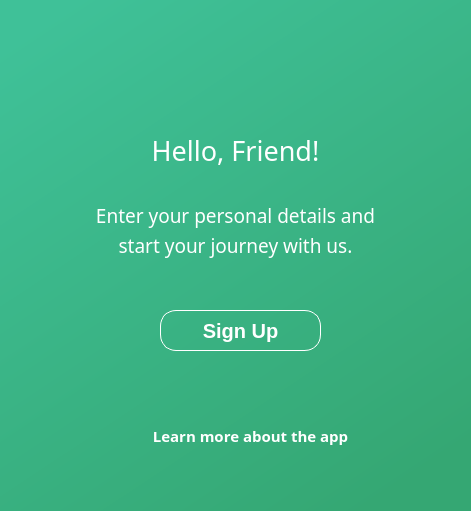
     <widget class="QFrame" name="frame_wel">
      <property name="geometry">
       <rect>
        <x>660</x>
        <y>650</y>
        <width>471</width>
        <height>511</height>
       </rect>
      </property>
      <property name="styleSheet">
       <string notr="true">background-color:qlineargradient(spread:pad, x1:0.159, y1:0, x2:0.773, y2:1, stop:0 rgba(63, 193, 152, 255), stop:1 rgba(53, 167, 115, 255));
border-top-right-radius: 30px;
border-bottom-right-radius: 30px;
</string>
      </property>
      <property name="frameShape">
       <enum>QFrame::StyledPanel</enum>
      </property>
      <property name="frameShadow">
       <enum>QFrame::Raised</enum>
      </property>
      <widget class="QLabel" name="label_wel">
       <property name="geometry">
        <rect>
         <x>10</x>
         <y>130</y>
         <width>451</width>
         <height>41</height>
        </rect>
       </property>
       <property name="font">
        <font>
         <family>CoreSansNSCW01-37CnLight</family>
         <pointsize>20</pointsize>
        </font>
       </property>
       <property name="styleSheet">
        <string notr="true">background:transparent;
color:white;</string>
       </property>
       <property name="text">
        <string>Hello, Friend!</string>
       </property>
       <property name="alignment">
        <set>Qt::AlignCenter</set>
       </property>
      </widget>
      <widget class="QLabel" name="label_com_2">
       <property name="geometry">
        <rect>
         <x>10</x>
         <y>200</y>
         <width>451</width>
         <height>31</height>
        </rect>
       </property>
       <property name="font">
        <font>
         <family>Nunito Sans</family>
        </font>
       </property>
       <property name="styleSheet">
        <string notr="true">background:none;
color:white;</string>
       </property>
       <property name="text">
        <string>&lt;html&gt;&lt;head/&gt;&lt;body&gt;&lt;p align=&quot;center&quot;&gt;&lt;span style=&quot; font-size:14pt; color:#ffffff;&quot;&gt;Enter your personal details and&lt;/span&gt;&lt;/p&gt;&lt;/body&gt;&lt;/html&gt;</string>
       </property>
      </widget>
      <widget class="QLabel" name="label_com_3">
       <property name="geometry">
        <rect>
         <x>10</x>
         <y>230</y>
         <width>451</width>
         <height>31</height>
        </rect>
       </property>
       <property name="font">
        <font>
         <family>Nunito Sans</family>
        </font>
       </property>
       <property name="styleSheet">
        <string notr="true">background:none;
color:white;
</string>
       </property>
       <property name="text">
        <string>&lt;html&gt;&lt;head/&gt;&lt;body&gt;&lt;p align=&quot;center&quot;&gt;&lt;span style=&quot; font-size:14pt; color:#ffffff;&quot;&gt;start your journey with us.&lt;/span&gt;&lt;/p&gt;&lt;/body&gt;&lt;/html&gt;</string>
       </property>
      </widget>
      <widget class="QPushButton" name="pushButton_reg">
       <property name="geometry">
        <rect>
         <x>160</x>
         <y>310</y>
         <width>161</width>
         <height>41</height>
        </rect>
       </property>
       <property name="font">
        <font>
         <family>MS Shell Dlg 2</family>
         <pointsize>-1</pointsize>
         <weight>75</weight>
         <italic>false</italic>
         <bold>true</bold>
        </font>
       </property>
       <property name="focusPolicy">
        <enum>Qt::NoFocus</enum>
       </property>
       <property name="styleSheet">
        <string notr="true">*{
	background:none;
	border: 1px solid white;
	font-size: 20px;
	color: white;
	border-radius: 16px;
}

QPushButton:hover{
	font-size: 18px;
}

</string>
       </property>
       <property name="text">
        <string>Sign Up</string>
       </property>
      </widget>
      <widget class="QPushButton" name="pushButton_about">
       <property name="geometry">
        <rect>
         <x>150</x>
         <y>420</y>
         <width>201</width>
         <height>31</height>
        </rect>
       </property>
       <property name="font">
        <font>
         <family>Nunito Sans ExtraBold</family>
         <pointsize>-1</pointsize>
         <weight>75</weight>
         <bold>true</bold>
        </font>
       </property>
       <property name="focusPolicy">
        <enum>Qt::NoFocus</enum>
       </property>
       <property name="styleSheet">
        <string notr="true">*{
background:none;
color:white;
font-size:15px;
}
:hover{
border-bottom: 1px solid white;
font-size:16px;
}</string>
       </property>
       <property name="text">
        <string>Learn more about the app</string>
       </property>
      </widget>
      <widget class="QFrame" name="frame_about">
       <property name="geometry">
        <rect>
         <x>0</x>
         <y>510</y>
         <width>471</width>
         <height>511</height>
        </rect>
       </property>
       <property name="styleSheet">
        <string notr="true">background: none;
border-top-right-radius: 30px;
border-bottom-right-radius: 30px;
</string>
       </property>
       <property name="frameShape">
        <enum>QFrame::StyledPanel</enum>
       </property>
       <property name="frameShadow">
        <enum>QFrame::Raised</enum>
       </property>
       <widget class="QLabel" name="label_51">
        <property name="geometry">
         <rect>
          <x>20</x>
          <y>265</y>
          <width>221</width>
          <height>31</height>
         </rect>
        </property>
        <property name="font">
         <font>
          <pointsize>7</pointsize>
          <weight>75</weight>
          <bold>true</bold>
         </font>
        </property>
        <property name="styleSheet">
         <string notr="true">color: rgb(255, 255, 255);
background: transparent;
border: 1px solid white;</string>
        </property>
        <property name="text">
         <string>What's This App Actually Do......</string>
        </property>
       </widget>
       <widget class="QLabel" name="label_17">
        <property name="geometry">
         <rect>
          <x>30</x>
          <y>74</y>
          <width>141</width>
          <height>21</height>
         </rect>
        </property>
        <property name="font">
         <font>
          <family>Times New Roman</family>
          <pointsize>16</pointsize>
          <weight>50</weight>
          <bold>false</bold>
         </font>
        </property>
        <property name="styleSheet">
         <string notr="true">background: transparent;
color: rgb(255, 255, 255);</string>
        </property>
        <property name="text">
         <string>FREELANCER</string>
        </property>
       </widget>
       <widget class="QLabel" name="label_19">
        <property name="geometry">
         <rect>
          <x>180</x>
          <y>72</y>
          <width>161</width>
          <height>21</height>
         </rect>
        </property>
        <property name="font">
         <font>
          <pointsize>16</pointsize>
          <weight>75</weight>
          <bold>true</bold>
         </font>
        </property>
        <property name="styleSheet">
         <string notr="true">background: transparent;
color: rgb(0, 0, 0);</string>
        </property>
        <property name="text">
         <string>MANAGEMENT</string>
        </property>
       </widget>
       <widget class="QLabel" name="label_52">
        <property name="geometry">
         <rect>
          <x>21</x>
          <y>180</y>
          <width>461</width>
          <height>71</height>
         </rect>
        </property>
        <property name="font">
         <font>
          <pointsize>9</pointsize>
          <weight>75</weight>
          <bold>true</bold>
         </font>
        </property>
        <property name="styleSheet">
         <string notr="true">color: rgb(255, 255, 255);
background: transparent;</string>
        </property>
        <property name="text">
         <string>Getting back to them, Giving them project's, getting feedback is
now in your hand! </string>
        </property>
       </widget>
       <widget class="Line" name="line_1">
        <property name="geometry">
         <rect>
          <x>0</x>
          <y>265</y>
          <width>471</width>
          <height>1</height>
         </rect>
        </property>
        <property name="styleSheet">
         <string notr="true">background:white;</string>
        </property>
        <property name="orientation">
         <enum>Qt::Horizontal</enum>
        </property>
       </widget>
       <widget class="QLabel" name="label_49">
        <property name="geometry">
         <rect>
          <x>130</x>
          <y>100</y>
          <width>281</width>
          <height>31</height>
         </rect>
        </property>
        <property name="font">
         <font>
          <pointsize>11</pointsize>
          <weight>50</weight>
          <bold>false</bold>
         </font>
        </property>
        <property name="styleSheet">
         <string notr="true">color: rgb(255, 255, 255);
background: transparent;</string>
        </property>
        <property name="text">
         <string>Manage Your Freelancer's In a Easy way.</string>
        </property>
       </widget>
       <widget class="QLabel" name="label_53">
        <property name="geometry">
         <rect>
          <x>21</x>
          <y>150</y>
          <width>221</width>
          <height>31</height>
         </rect>
        </property>
        <property name="font">
         <font>
          <pointsize>7</pointsize>
          <weight>75</weight>
          <bold>true</bold>
         </font>
        </property>
        <property name="styleSheet">
         <string notr="true">color: rgb(255, 255, 255);
background: transparent;
border: 1px solid white;</string>
        </property>
        <property name="text">
         <string>What's the purpose of this app......</string>
        </property>
       </widget>
       <widget class="Line" name="line_2">
        <property name="geometry">
         <rect>
          <x>0</x>
          <y>150</y>
          <width>471</width>
          <height>1</height>
         </rect>
        </property>
        <property name="styleSheet">
         <string notr="true">background:white;</string>
        </property>
        <property name="orientation">
         <enum>Qt::Horizontal</enum>
        </property>
       </widget>
       <widget class="QLabel" name="label_50">
        <property name="geometry">
         <rect>
          <x>21</x>
          <y>297</y>
          <width>461</width>
          <height>211</height>
         </rect>
        </property>
        <property name="font">
         <font>
          <pointsize>9</pointsize>
          <weight>75</weight>
          <bold>true</bold>
         </font>
        </property>
        <property name="styleSheet">
         <string notr="true">color: rgb(255, 255, 255);
background: transparent;</string>
        </property>
        <property name="text">
         <string>This app will help you to connect with your freelancer.You will be
able to give them projects and will also be able to feddback by
chatting and so on. It will help to navigate their activity.

You can know if they are available to get on a project also.
They can set their availablity from their profile. In any
conditional or unconditional they can connect
with admin via chatting.

You can also DELETE, ADD and MODIFY freelancer info.</string>
        </property>
       </widget>
       <widget class="QLabel" name="label_18">
        <property name="geometry">
         <rect>
          <x>340</x>
          <y>70</y>
          <width>51</width>
          <height>31</height>
         </rect>
        </property>
        <property name="font">
         <font>
          <pointsize>10</pointsize>
          <weight>75</weight>
          <bold>true</bold>
         </font>
        </property>
        <property name="styleSheet">
         <string notr="true">background: transparent;
color: rgb(255, 255, 255);</string>
        </property>
        <property name="text">
         <string>System</string>
        </property>
       </widget>
       <widget class="QPushButton" name="pushButton_habout">
        <property name="geometry">
         <rect>
          <x>200</x>
          <y>20</y>
          <width>81</width>
          <height>23</height>
         </rect>
        </property>
        <property name="styleSheet">
         <string notr="true">*{
background:none;
color:white;
font-size:15px;
}
:hover{
border-bottom: 1px solid white;
font-size:16px;
}</string>
        </property>
        <property name="text">
         <string>Hide About</string>
        </property>
       </widget>
      </widget>
     </widget>
